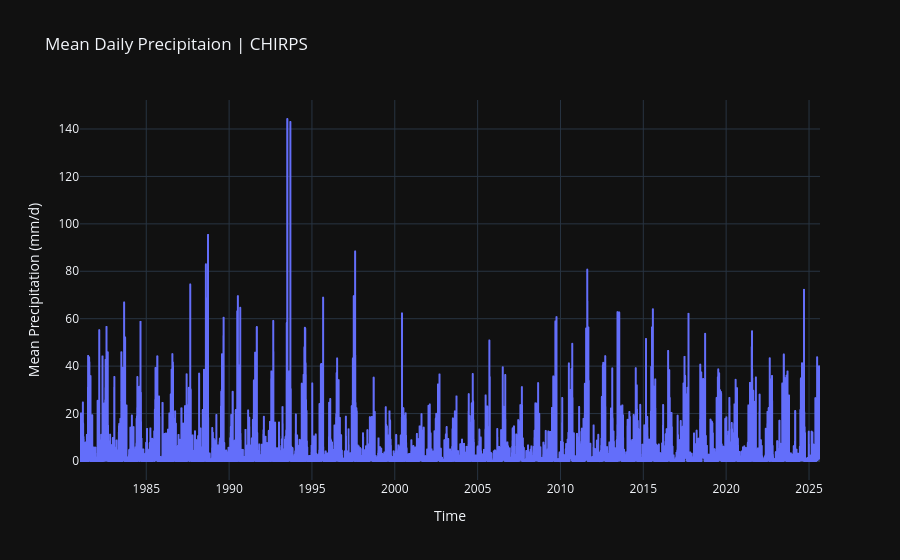

This figure's notebook cell:
### Code cell
# fig, axs = plt.subplots(1, 2, figsize=(16, 7))
chirps_mean_daily_precipitation = chirps_dataset.mean(axis=(1,2))
era5_mean_daily_precipitation = original_era5_dataset.mean(axis=(1,2))

plot = px.line(
    x=chirps_dates,
    y=chirps_mean_daily_precipitation,
    title="Mean Daily Precipitaion | CHIRPS",
    labels=["og", "kl"]
)
plot.update_layout(
    xaxis_title="Time",
    yaxis_title="Mean Precipitation (mm/d)"
)
plot.show()
# axs[0].plot(chirps_dates, chirps_mean_daily_precipitation)
# axs[0].set_title("CHIRPS")
# axs[0].tick_params("x", rotation=45)
# # axs[0].set_xticks(chirps_dates, rotation=45)

# axs[1].plot(era5_dates, era5_mean_daily_precipitation)
# axs[1].set_title("ERA5")
# axs[1].tick_params("x", rotation=45)

# plt.suptitle("Mean Daily Precipitation")
# plt.tight_layout()

### Figure 1 — Plotly figure (JSON) as saved in the notebook; plotly's stock layout.template omitted (floating-point values rounded to 4 significant figures; data arrays with more than 128 entries replaced by an {"elided": "..."} marker saying what was removed)
{"data": [{"hovertemplate": "x=%{x}<br>y=%{y}<extra></extra>", "legendgroup": "", "line": {"color": "#636efa", "dash": "solid"}, "marker": {"symbol": "circle"}, "mode": "lines", "name": "", "showlegend": false, "type": "scattergl", "x": {"elided": "16314 str values"}, "xaxis": "x", "y": {"elided": "16314 float values"}, "yaxis": "y"}], "layout": {"legend": {"tracegroupgap": 0}, "title": {"text": "Mean Daily Precipitaion | CHIRPS"}, "xaxis": {"anchor": "y", "domain": [0, 1], "title": {"text": "Time"}}, "yaxis": {"anchor": "x", "domain": [0, 1], "title": {"text": "Mean Precipitation (mm/d)"}}}}
